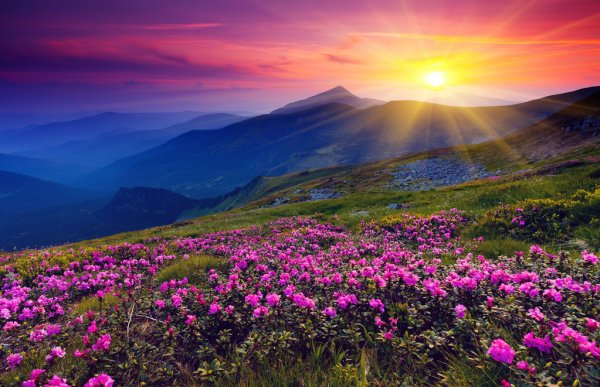
#> input picture photo_example/mount.jpg, 600 x 387 px, found by its file name
$ python color_book.py
#> lines starting #> are read from the running program, lines starting #| are printed output that depends on the picture
import numpy as np
import sys

from PIL import Image
from PIL import ImageFilter
from PIL import ImageFont
from PIL import ImageDraw
from sklearn.cluster import KMeans
from skimage import feature, color

import matplotlib
import matplotlib.pyplot as plt
import matplotlib.gridspec as gridspec


class ColorBook(object):
    def __init__(self, img_path):
#> called with img_path = '/photo_example/mount.jpg'
        self.img_path = img_path
        self.im = Image.open(img_path)
#> self.im is the input picture: PIL image 600x387 RGB; mean R, G, B 103.9, 71.5, 93.3

        if (self.im.mode != 'RGB'):
            background = Image.new("RGB", self.im.size, (255, 255, 255))
            background.paste(self.im, mask=self.im.split()[3])  # 3 is the alpha channel
            self.im = background

        self.ypix, self.xpix = self.im.size
#> self.ypix = 600; self.xpix = 387
        # call pre-blur function here
        self.preblur()

        self.raw_img = np.asarray(self.im)
        self.color_centroids = 5
        # call normalize image function here

        print("Raw image <%s> read in:" % (self.img_path))
        print("Pixels (width=%d x height=%d):" % (self.xpix, self.ypix))
        print("Image Mode = ", self.im.mode)

        self.normalize()

    def preblur(self):
        blur = max(self.xpix, self.ypix) / 300
#> blur = 2
        self.im = self.im.filter(ImageFilter.GaussianBlur(blur))
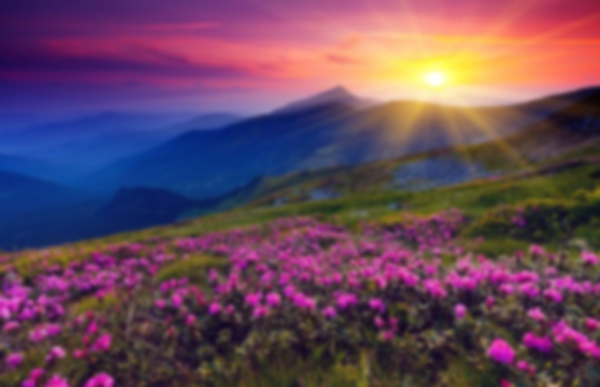
#> self.im: PIL image 600x387 RGB; mean R, G, B 103.9, 71.5, 93.3
#| Pixels (width=387 x height=600):
#| Image Mode =  RGB

    def normalize(self):
        self.max_depth = np.max(np.max(np.max(self.raw_img)))
#> self.max_depth = 255
        self.scaled_img = self.raw_img / self.max_depth
        self.flattened = np.reshape(self.scaled_img, (self.xpix * self.ypix, 3))
        # cv.imwrite("normalized.png", self.img)

    def perform_kmeans(self):
        self.init_centroids = np.array([[k / self.color_centroids,
                                         k / self.color_centroids,
                                         k / self.color_centroids]
                                        for k in range(self.color_centroids)],
                                       dtype='float32')
        # print(self.init_centroids)
        self.kmeans = KMeans(n_clusters=self.color_centroids, init='k-means++',
                             max_iter=10, n_init=3)
        self.cluster_indices = self.kmeans.fit_predict(self.flattened)
        # print(self.cluster_indices)
        self.cluster_centers = self.kmeans.cluster_centers_
        # print(self.cluster_centers)

        self.quantize_image()
#| (600, 387)
#| (232200, 3)
#> the loop in quantize_image, `for i, pixel in enumerate(self.flattened): # print(i, ' : ', pixel)` made 232200 passes
#> pixel on passes 1 to 3: [0.141, 0.0627, 0.294], [0.141, 0.0627, 0.294], [0.141, 0.0627, 0.294]
        self.img_final = np.reshape(self.colorized, (self.xpix, self.ypix, 3))
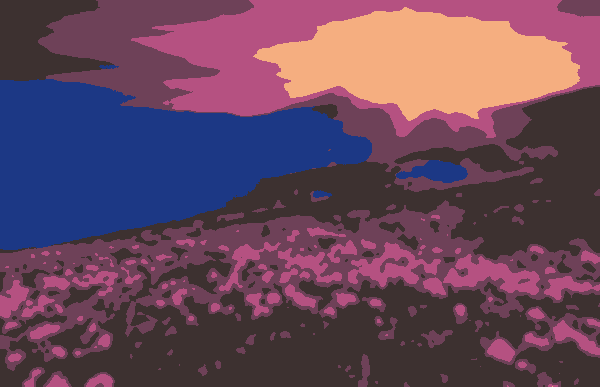
#> self.img_final: shape (387, 600, 3); mean of channels 0, 1, 2 103.4, 71.3, 92.5; drawn as R, G, B
#| (600, 387)
#| (232200, 3)
#> the loop in quantize_image (call 2), `for i, pixel in enumerate(self.flattened): # print(i, ' : ', pixel)` made 232200 passes
        im = Image.fromarray(self.img_final)

        # draw = ImageDraw.Draw(im)
        # font = ImageFont.truetype('/home/gsethi2409/Personal-Projects/image-processing/GsColorbook/Aaargh.ttf', 16)
        # draw.text((0,0), "lalalalalala", (255,0,0), font = font)

        im.save("images_colors\colorized_mount.png")

        # print(self.cluster_centers)
        # print(self.cluster_indices)

    def quantize_image(self):
        self.colorized = np.zeros(np.shape(self.flattened), dtype='uint8')
        # draw = ImageDraw.Draw(Image.fromarray(self.colorized))
        # font = ImageFont.truetype('/home/gsethi2409/Personal-Projects/image-processing/GsColorbook/Aaargh.ttf', 16)

        print(self.im.size)
        print(self.flattened.shape)

        for i, pixel in enumerate(self.flattened):
            # print(i, ' : ', pixel)
            cluster_index = self.cluster_indices[i]
            # print(cluster_index)
            center = np.array(self.cluster_centers[cluster_index] * 255,
                              dtype='uint8')
            # print(center)
            self.colorized[i] = center
            # draw.text((pixel[0],pixel[1]), "lalalalalala", fill='blue', font = font)

    def outline_img(self):

        sigma = 0.1

        edges_r = feature.canny(self.img_final[:, :, 0], sigma=sigma)
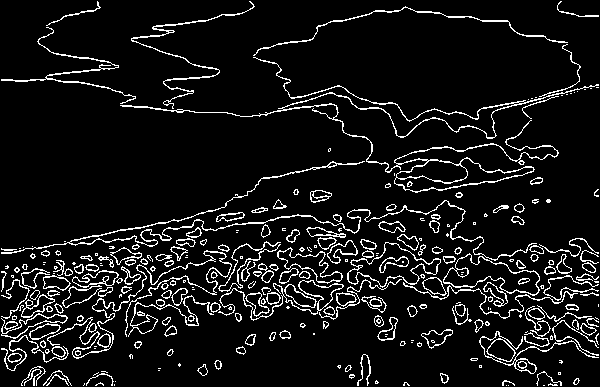
#> edges_r: shape (387, 600) bool; 8.5% white in thin lines or dots
        edges_g = feature.canny(self.img_final[:, :, 1], sigma=sigma)
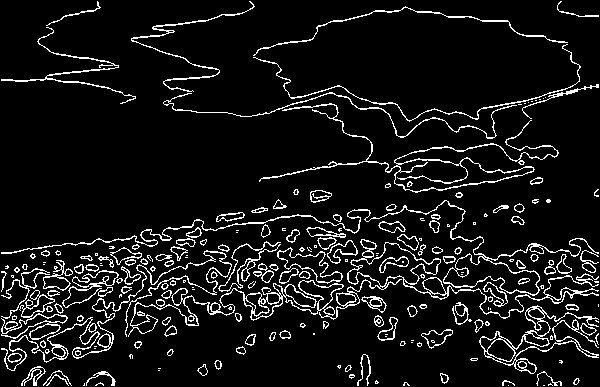
#> edges_g: shape (387, 600) bool; 8.4% white in thin lines or dots
        edges_b = feature.canny(self.img_final[:, :, 2], sigma=sigma)
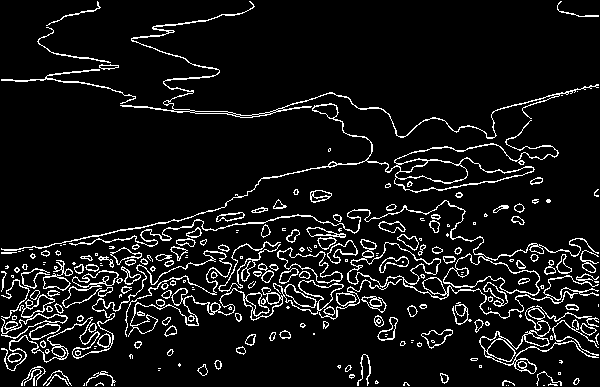
#> edges_b: shape (387, 600) bool; 8.2% white in thin lines or dots

        final_edges = np.logical_or(edges_r, edges_g)
#> final_edges: shape (387, 600) bool; 8.7% white in thin lines or dots
        final_edges = np.logical_or(final_edges, edges_b)
#> final_edges: shape (387, 600) bool; 8.8% white in thin lines or dots
        final_edges = np.array(np.logical_not(final_edges) * self.max_depth,
                               dtype='uint8')
#> final_edges: shape (387, 600); 91.2% white; black in thin lines or dots

        final_edges[:, 0] = 0
        final_edges[:, np.shape(final_edges)[1] - 1] = 0
        final_edges[0, :] = 0
        final_edges[np.shape(final_edges)[0] - 1, :] = 0
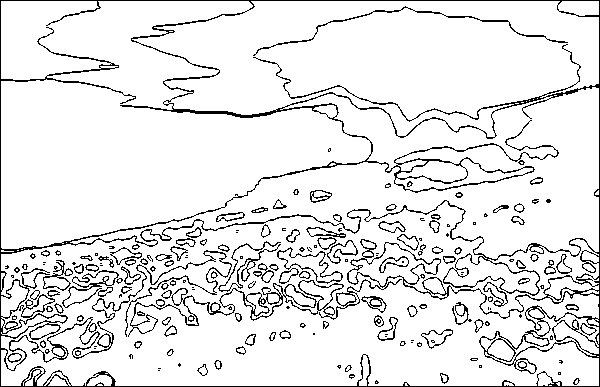
#> final_edges: shape (387, 600); 90.3% white; black in thin lines or dots

        towrite = Image.fromarray(final_edges)
        towrite.save("images_colors\outlined_mount.png")

        # generates palatte
        curr_fig = 0
        plt.figure(curr_fig, figsize=(7, 0.6))
        gs = gridspec.GridSpec(1, self.color_centroids)
        gs.update(left=0.09, right=0.95, top=0.95, bottom=0.15, wspace=0.3)
        for i in range(self.color_centroids):
            ax = plt.subplot(gs[i])
            xlim = ax.get_xlim()
            ylim = ax.get_ylim()
            ax.fill_between(xlim, [ylim[0], ylim[0]], [ylim[1], ylim[1]], color=self.cluster_centers[i])

            ax.xaxis.set_major_formatter(plt.NullFormatter())
            ax.yaxis.set_major_formatter(plt.NullFormatter())
        plt.savefig("images_colors\palette_mount.png")
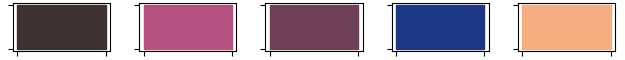
#> figure drawn by matplotlib, 5 panels
        plt.close()


if __name__ == "__main__":
    colorbook = ColorBook(r'/photo_example/mount.jpg')
    colorbook.perform_kmeans()
    colorbook.quantize_image()
    colorbook.outline_img()
